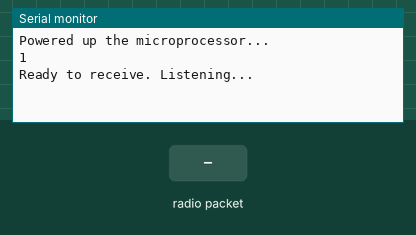
Recording of a program running on a simulated Arduino Uno, built with avr-gcc and run on an emulated ATmega328P. Shown: the last lines printed to the serial monitor. The inputs (shaded band) are chosen by the test bench. No radio packets arrive unless stated.

Above: at 1.2 s.
1.3 s: radio packet "1" arrives
At 2.1 s:
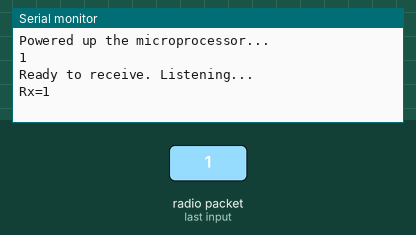
2.8 s: radio packet "0" arrives
At 3.2 s:
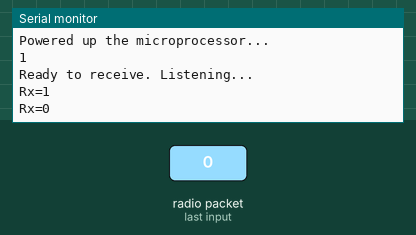
4.3 s: radio packet "2" arrives
At 5.5 s:
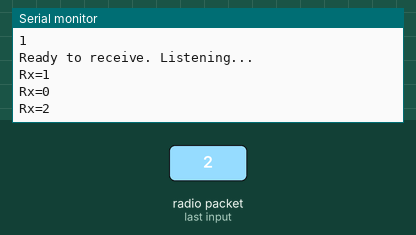

Measured:
- after the input at 1.3 s, the serial monitor: prints a new line at once (image 1)
- after the input at 2.8 s, the serial monitor: prints a new line at once (image 2)
- after the input at 4.3 s, the serial monitor: prints a new line at once (image 3)

The program:

main.cpp
```cpp
// SimpleRx - the slave or the receiver
// based on https://forum.arduino.cc/index.php?topic=421081
#include <Arduino.h>
#include <SPI.h>
#include <nRF24L01.h>
#include <RF24.h>

#include <printf.h>

#define CE_PIN 8
#define CSN_PIN 9

const uint64_t SLAVE_ADDRESS = 0xE6E6E6E6E6E6;

RF24 radio(CE_PIN, CSN_PIN);

void setup() {
  bool isSetupSuccess = false;

  Serial.begin(9600);
  printf_begin();
  Serial.println("Powered up the microprocessor...");

  isSetupSuccess = radio.begin();
  // Serial.print("Receiver initialization status: ");
  Serial.println(isSetupSuccess);
  // radio.printDetails();v
  Serial.println();

  if (isSetupSuccess) {
    // Set the pipe on the selected address address
    radio.openReadingPipe(1, SLAVE_ADDRESS);
    radio.setDataRate(RF24_250KBPS);
    radio.setPALevel(RF24_PA_MIN);
    radio.printDetails();

    // Set module as a receiver
    radio.startListening();
    Serial.println("Ready to receive. Listening...");
  }
  else
    Serial.println("There were issues during initial setup. The receiver is not ready.");
}


bool getData(char * dataReceived, unsigned short dataReceivedSize) {
  bool hasNewData = false;
  if (radio.available()) {
    radio.read(dataReceived, dataReceivedSize);
    hasNewData = true;
  }
  return hasNewData;
}


void showData(bool hasNewData, char * dataReceived) {
  if (hasNewData == true) {
    Serial.print("Rx=");
    Serial.println(dataReceived);
    hasNewData = false;
  }
}


void loop() {
  unsigned short dataReceivedSize = 12;
  char dataReceived[dataReceivedSize];
  bool hasNewData = false;

  hasNewData = getData(dataReceived, dataReceivedSize);
  showData(hasNewData, dataReceived);
}
```
